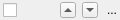
<?xml version="1.0" encoding="UTF-8"?>
<ui version="4.0">
 <class>ScriptItem</class>
 <widget class="QWidget" name="ScriptItem">
  <property name="geometry">
   <rect>
    <x>0</x>
    <y>0</y>
    <width>120</width>
    <height>20</height>
   </rect>
  </property>
  <layout class="QHBoxLayout" name="horizontalLayout_2">
   <property name="spacing">
    <number>6</number>
   </property>
   <property name="leftMargin">
    <number>0</number>
   </property>
   <property name="topMargin">
    <number>0</number>
   </property>
   <property name="rightMargin">
    <number>0</number>
   </property>
   <property name="bottomMargin">
    <number>0</number>
   </property>
   <item>
    <widget class="QCheckBox" name="checkbox">
     <property name="minimumSize">
      <size>
       <width>18</width>
       <height>0</height>
      </size>
     </property>
     <property name="accessibleDescription">
      <string>Enable this script</string>
     </property>
     <property name="styleSheet">
      <string notr="true">QCheckBox { border-width: 0px; margin-left: 3px; }</string>
     </property>
     <property name="text">
      <string/>
     </property>
    </widget>
   </item>
   <item>
    <widget class="ElidedLabel" name="name_label">
     <property name="sizePolicy">
      <sizepolicy hsizetype="MinimumExpanding" vsizetype="Preferred">
       <horstretch>0</horstretch>
       <verstretch>0</verstretch>
      </sizepolicy>
     </property>
     <property name="minimumSize">
      <size>
       <width>30</width>
       <height>0</height>
      </size>
     </property>
     <property name="text">
      <string/>
     </property>
    </widget>
   </item>
   <item>
    <widget class="QToolButton" name="up_button">
     <property name="maximumSize">
      <size>
       <width>16</width>
       <height>16</height>
      </size>
     </property>
     <property name="toolTip">
      <string>Move script up</string>
     </property>
     <property name="text">
      <string>...</string>
     </property>
     <property name="arrowType">
      <enum>Qt::UpArrow</enum>
     </property>
    </widget>
   </item>
   <item>
    <widget class="QToolButton" name="down_button">
     <property name="maximumSize">
      <size>
       <width>16</width>
       <height>16</height>
      </size>
     </property>
     <property name="toolTip">
      <string>Move script down</string>
     </property>
     <property name="text">
      <string>...</string>
     </property>
     <property name="arrowType">
      <enum>Qt::DownArrow</enum>
     </property>
    </widget>
   </item>
   <item>
    <widget class="QToolButton" name="other_button">
     <property name="maximumSize">
      <size>
       <width>16</width>
       <height>16</height>
      </size>
     </property>
     <property name="toolTip">
      <string>Other options</string>
     </property>
     <property name="styleSheet">
      <string notr="true">QToolButton::menu-indicator { image: none; }</string>
     </property>
     <property name="text">
      <string>...</string>
     </property>
     <property name="popupMode">
      <enum>QToolButton::InstantPopup</enum>
     </property>
     <property name="autoRaise">
      <bool>true</bool>
     </property>
    </widget>
   </item>
  </layout>
 </widget>
 <customwidgets>
  <customwidget>
   <class>ElidedLabel</class>
   <extends>QLabel</extends>
   <header>picard.ui.widgets</header>
  </customwidget>
 </customwidgets>
 <resources/>
 <connections/>
</ui>
